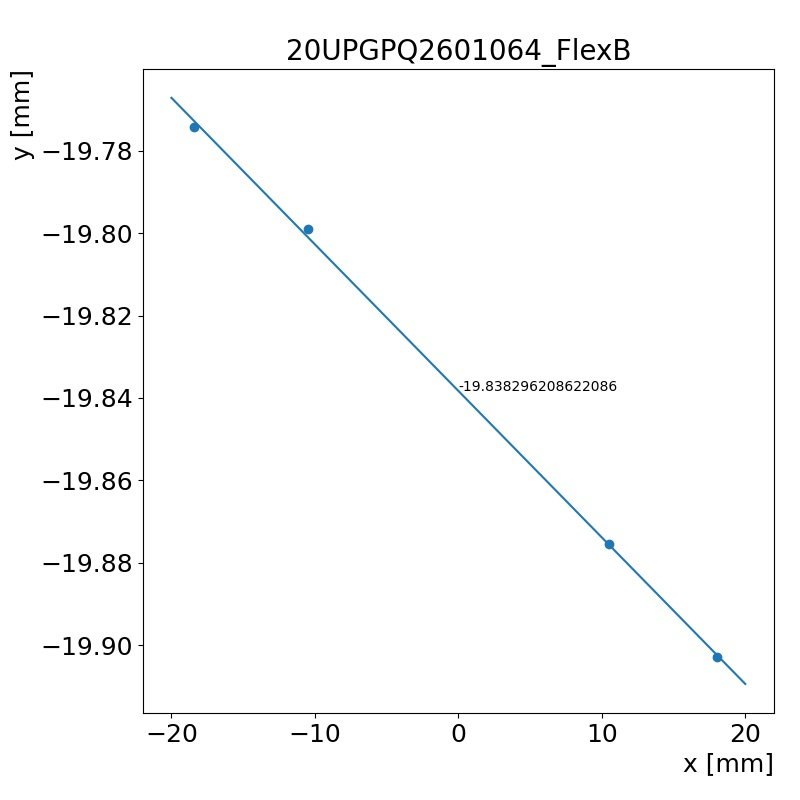
#> input picture work/lineFit/20UPGPQ2601064_FlexB_zoom.jpg, 800 x 800 px
$ python precStudy.py --image-file ../../work/lineFit/20UPGPQ2601064_FlexB_zoom.jpg
#> lines starting #> are read from the running program, lines starting #| are printed output that depends on the picture; after the words box and inside, x2 and y2 are one past the last pixel; in counts of white or black regions, pixels touching at a corner belong together
#!/usr/bin/env python3

import os
import argparse
import time

import cv2

def parseArgs():
    parser = argparse.ArgumentParser()
    parser.add_argument('-i', '--image-file', dest='imageFile', \
                        type=str, default='',
                        help='Image file name')
    parser.add_argument('-p', '--parameters', dest='parameters', \
                        type=str, default='',
                        help='Parameters to optimize')
    parser.add_argument('-t', '--target',
                        type=str, default='Line',
                        help='Target pattern (Line, Circle)')
    return parser.parse_args()

def cb_none(x):
    #print('param1 => %d' % x)
    pass

def precStudy(args):
    imageFile = args.imageFile
    target = args.target

    wnOrig = 'wnOrig'
    wnEdge = 'wnEdge'
    #wOrig = cv2.namedWindow(wnOrig, cv2.WINDOW_NORMAL)
    window = cv2.namedWindow(wnEdge, cv2.WINDOW_NORMAL)

    blur_size = 1
    blur_amp = 1
    canny_thr1 = 20
    canny_thr2 = 10
    circle_dp = 1
    circle_minDist = 100
    circle_p1 = 20
    circle_p2 = 20
    circle_minR = 10
    circle_maxR = 4000
    if target == 'Line':
        cv2.createTrackbar('blur_size', wnEdge, 0, 50, cb_none)
        cv2.createTrackbar('blur_amp', wnEdge, 0, 100, cb_none)
        cv2.createTrackbar('canny_thr1', wnEdge, 0, 255, cb_none)
        cv2.createTrackbar('canny_thr2', wnEdge, 0, 255, cb_none)
    elif target == 'Circle':
        cv2.createTrackbar('blur_size', wnEdge, 0, 50, cb_none)
        cv2.createTrackbar('blur_amp', wnEdge, 0, 100, cb_none)
        cv2.createTrackbar('circle_dp', wnEdge, 1, 10, cb_none)
        cv2.createTrackbar('circle_minDist', wnEdge, 1, 2000, cb_none)
        cv2.createTrackbar('circle_p1', wnEdge, 1, 255, cb_none)
        cv2.createTrackbar('circle_p2', wnEdge, 1, 1000, cb_none)
        cv2.createTrackbar('circle_minR', wnEdge, 0, 10, cb_none)
        cv2.createTrackbar('circle_maxR', wnEdge, 0, 4000, cb_none)
    #cv2.resizeWindow(wnOrig, 320, 480)
    cv2.resizeWindow(wnEdge, 320, 480)

    img, imgbw = None, None
    imgEdge = None
    if os.path.exists(imageFile):
        img = cv2.imread(imageFile, cv2.IMREAD_COLOR)
#> img is the input picture: shape (800, 800, 3); mean B, G, R 250.6, 250.5, 250.2
        imgbw = cv2.cvtColor(img, cv2.COLOR_BGR2GRAY)
    else:
        print('No image is available')
        return -1

    oldpars = []

    cv2.imshow(wnEdge, imgbw)

    while True:
        print('Check parameters')
        blur_size = cv2.getTrackbarPos('blur_size', wnEdge)
        blur_amp = cv2.getTrackbarPos('blur_amp', wnEdge)
        if target == 'Line':
            canny_thr1 = cv2.getTrackbarPos('canny_thr1', wnEdge)
            canny_thr2 = cv2.getTrackbarPos('canny_thr2', wnEdge)
            pars = [blur_size, blur_amp, canny_thr1, canny_thr2]
        elif target == 'Circle':
            circle_dp = cv2.getTrackbarPos('circle_dp', wnEdge)
            circle_minDist = cv2.getTrackbarPos('circle_minDist', wnEdge)
            circle_p1 = cv2.getTrackbarPos('circle_p1', wnEdge)
            circle_p2 = cv2.getTrackbarPos('circle_p2', wnEdge)
            circle_minR = cv2.getTrackbarPos('circle_minR', wnEdge)
            circle_maxR = cv2.getTrackbarPos('circle_maxR', wnEdge)
            pars = [blur_size, blur_amp, \
                    circle_dp, circle_minDist, circle_p1, circle_p2, circle_minR, circle_maxR]
            print(pars)

        if pars == oldpars:
            print('No change in parameters')
            continue
        else:
            if target == 'Circle' and circle_dp <= 0: continue
            print('Update image with new parameters')
            if target == 'Line':
                s = blur_size*2 + 1
                imgblur = cv2.GaussianBlur(imgbw.copy(), (s, s), blur_amp)
                imgEdge = cv2.Canny(imgblur, canny_thr1, canny_thr2)
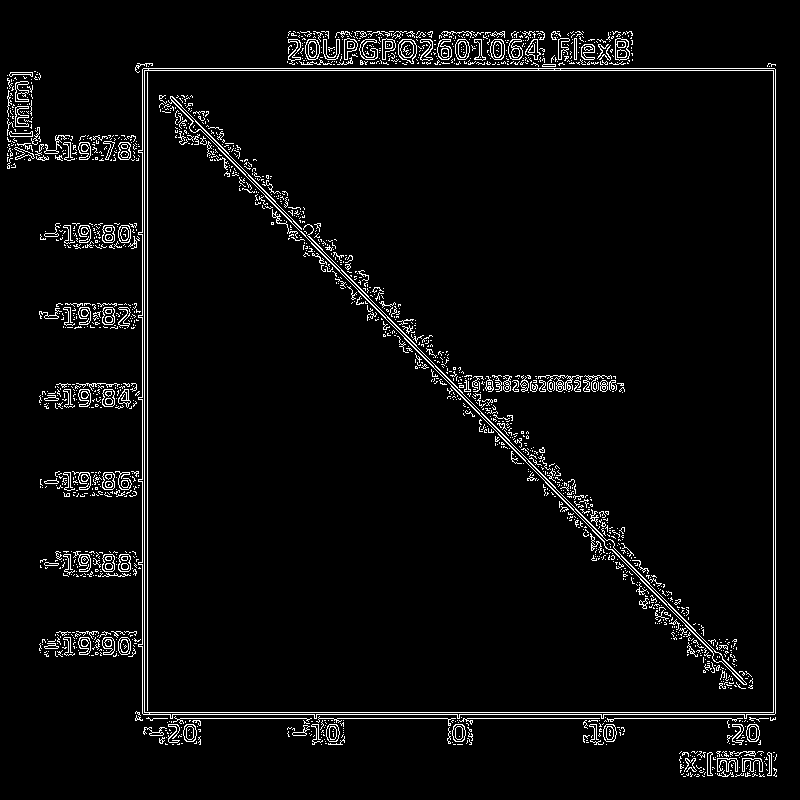
#> imgEdge: shape (800, 800); 4% white in thin lines or dots, all inside (x1, y1, x2, y2) = (7, 31, 777, 777)
            elif target == 'Circle':
                s = blur_size*2 + 1
                imgblur = cv2.GaussianBlur(imgbw.copy(), (s, s), blur_amp)
                circles = []
                #circles = cv2.HoughCircles(imgblur, cv2.HOUGH_GRADIENT,
                #                           circle_dp, circle_minDist,
                #                           circle_p1, circle_p2)# , circle_minR, circle_maxR)
                #circles = circles[0]
                imgEdge = imgblur.copy()
                for c in circles:
                    cv2.circle(imgEdge, c[0:2], c[2], (255, 0, 0), 10)

        print('Print edge in a window')
        cv2.imshow(wnEdge, imgEdge)
        key = cv2.waitKey(1) & 0xff
#> (key Esc is pressed here)
        if key == 'c':
            break
        time.sleep(0.1)


if __name__ == '__main__':
    args = parseArgs()
    precStudy(args)


$ run again, on work/lineFit/20UPGPQ2601064_FlexL_zoom.jpg
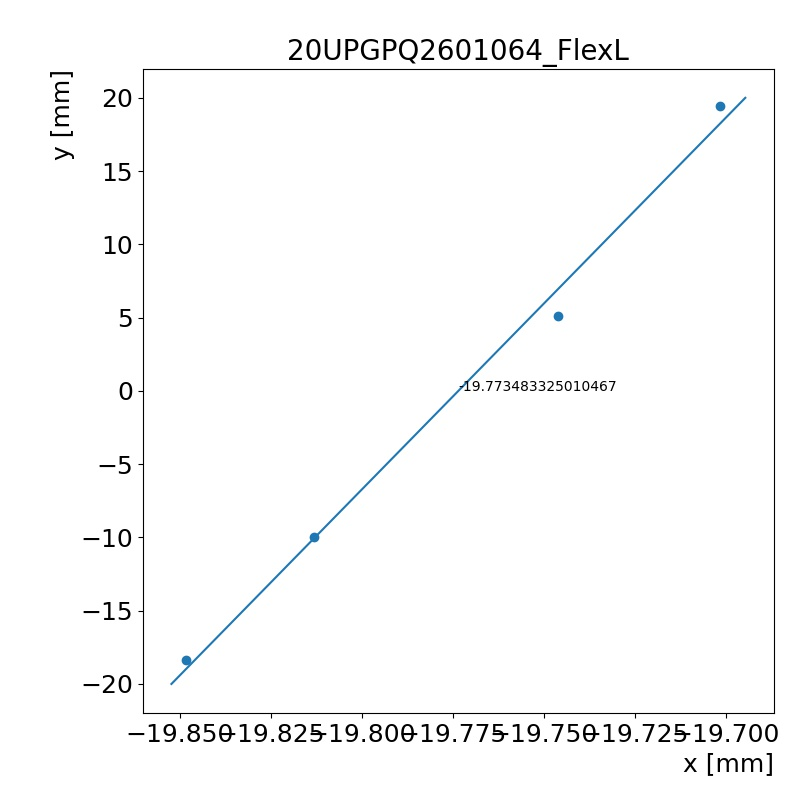
#> input picture work/lineFit/20UPGPQ2601064_FlexL_zoom.jpg, 800 x 800 px
#> in precStudy, img is the input picture: shape (800, 800, 3); mean B, G, R 250.3, 250.1, 249.9
#> in precStudy, `imgEdge = cv2.Canny(imgblur, canny_thr1, canny_thr2)`:
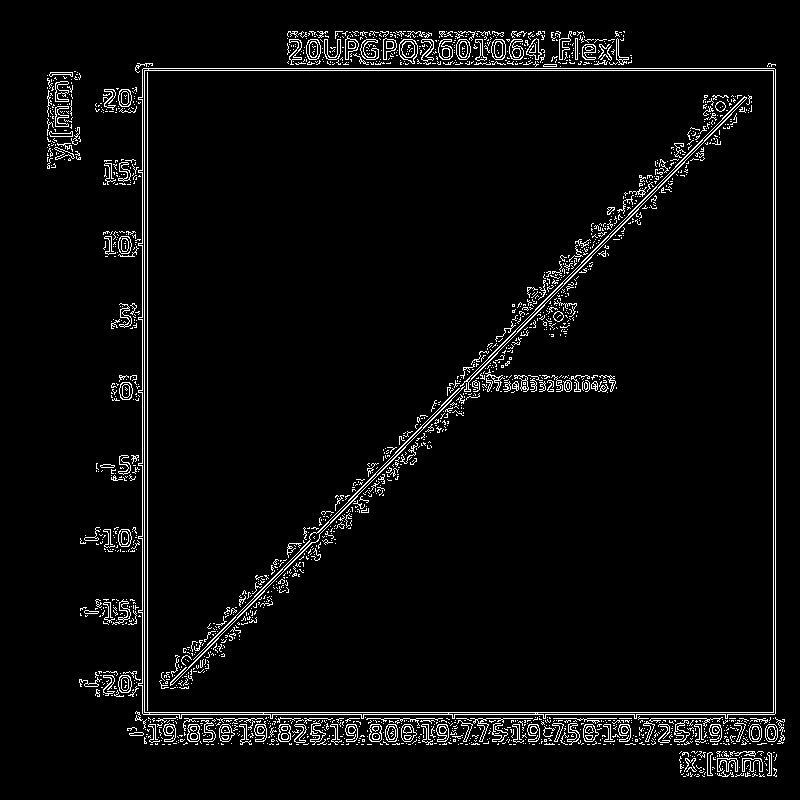
#> imgEdge: shape (800, 800); 4.1% white in thin lines or dots, all inside (x1, y1, x2, y2) = (47, 31, 785, 777)

$ run again, on work/lineFit/20UPGPQ2601064_FlexR_before.jpg
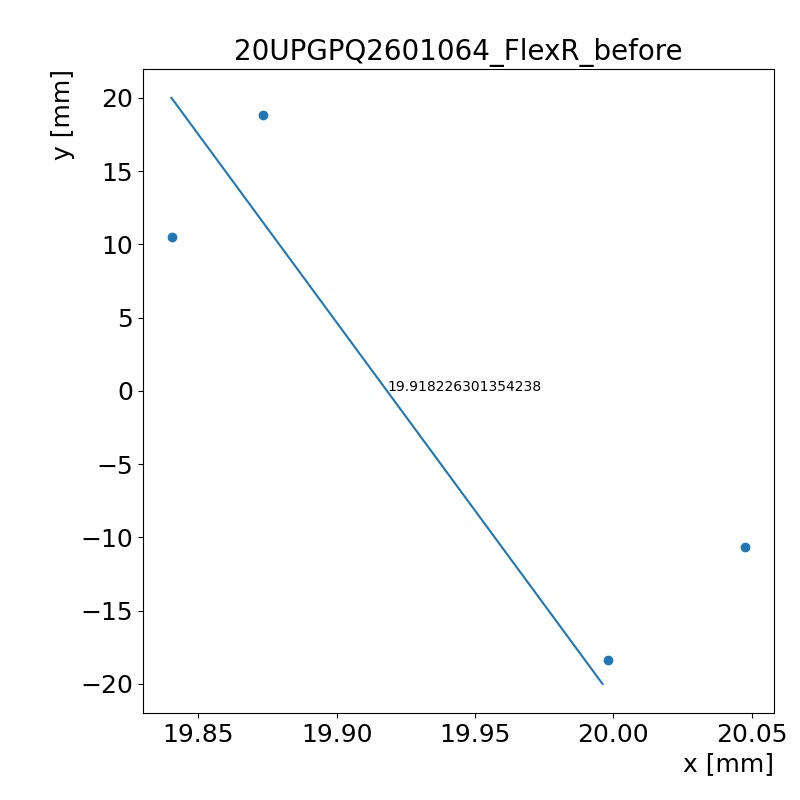
#> input picture work/lineFit/20UPGPQ2601064_FlexR_before.jpg, 800 x 800 px
#> in precStudy, img is the input picture: shape (800, 800, 3); mean B, G, R 250.6, 250.5, 250.2
#> in precStudy, `imgEdge = cv2.Canny(imgblur, canny_thr1, canny_thr2)`:
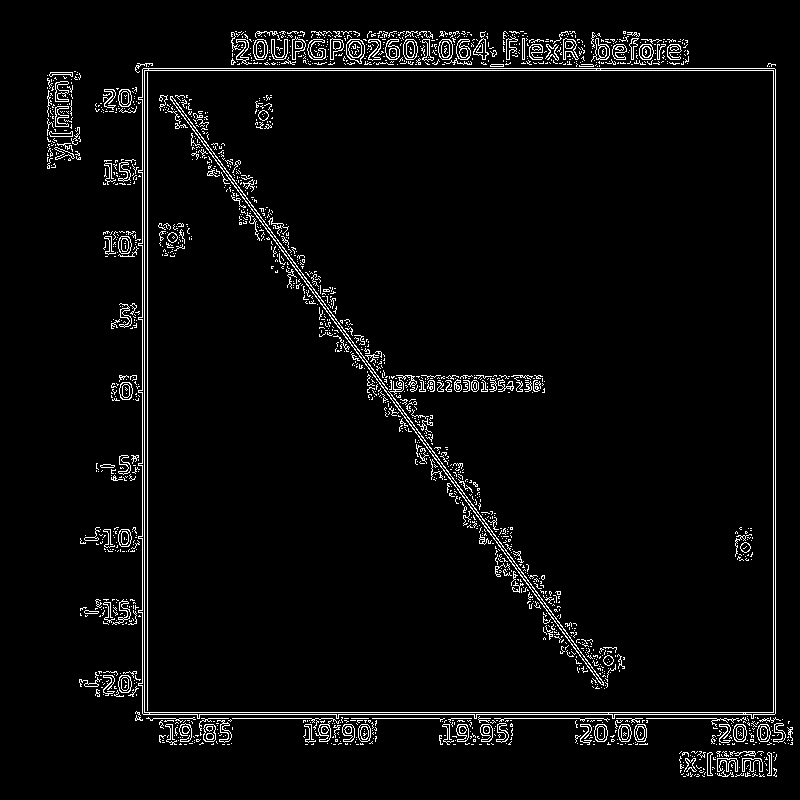
#> imgEdge: shape (800, 800); 3.9% white in thin lines or dots, all inside (x1, y1, x2, y2) = (47, 31, 793, 777)
